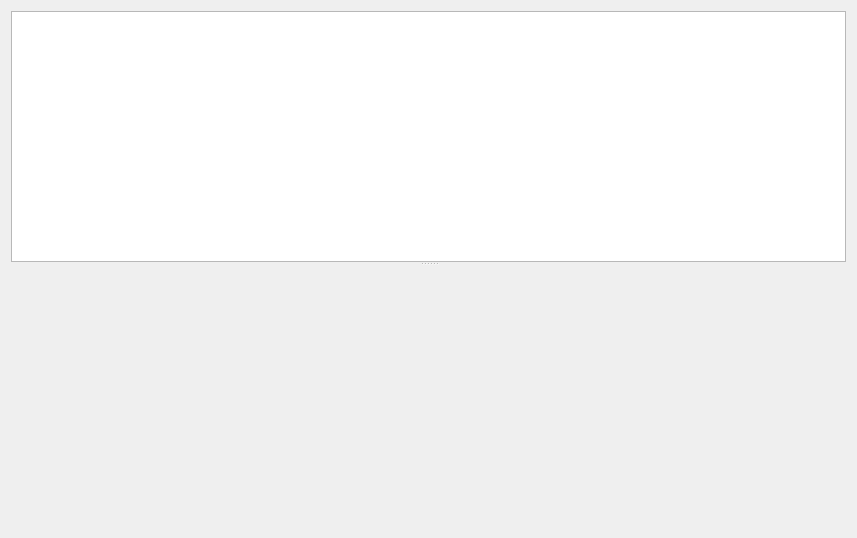
<?xml version="1.0" encoding="UTF-8"?>
<ui version="4.0">
 <class>UtQtTablePlotWidgetUi</class>
 <widget class="QWidget" name="UtQtTablePlotWidgetUi">
  <property name="geometry">
   <rect>
    <x>0</x>
    <y>0</y>
    <width>857</width>
    <height>538</height>
   </rect>
  </property>
  <property name="windowTitle">
   <string>Gradient Editor</string>
  </property>
  <layout class="QVBoxLayout" name="verticalLayout">
   <item>
    <widget class="QSplitter" name="splitter">
     <property name="orientation">
      <enum>Qt::Vertical</enum>
     </property>
     <widget class="QTableView" name="mTable">
      <property name="sizePolicy">
       <sizepolicy hsizetype="Expanding" vsizetype="Expanding">
        <horstretch>0</horstretch>
        <verstretch>1</verstretch>
       </sizepolicy>
      </property>
     </widget>
     <widget class="UtQtPlotChooser" name="mPlotter" native="true">
      <property name="sizePolicy">
       <sizepolicy hsizetype="Preferred" vsizetype="Preferred">
        <horstretch>0</horstretch>
        <verstretch>1</verstretch>
       </sizepolicy>
      </property>
      <property name="minimumSize">
       <size>
        <width>50</width>
        <height>200</height>
       </size>
      </property>
     </widget>
    </widget>
   </item>
  </layout>
 </widget>
 <customwidgets>
  <customwidget>
   <class>UtQtPlotChooser</class>
   <extends>QWidget</extends>
   <header>UtQtPlotChooser.hpp</header>
   <container>1</container>
  </customwidget>
 </customwidgets>
 <resources/>
 <connections/>
</ui>
